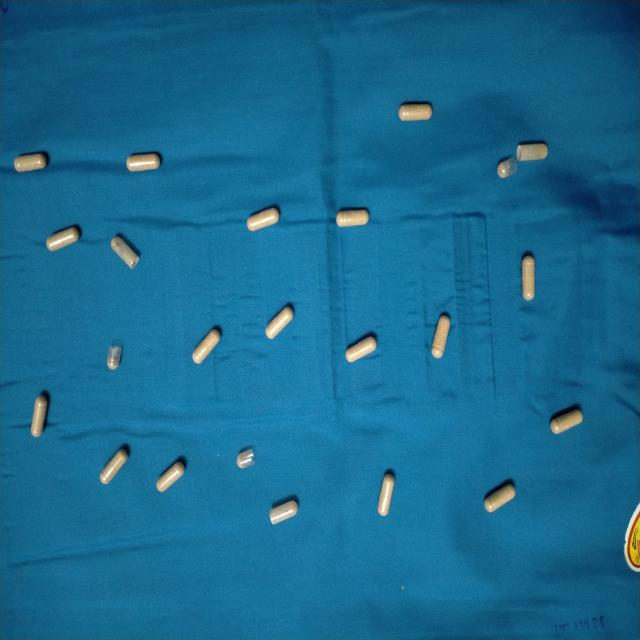
#> input picture original (1).jpg, 640 x 640 px, given in place of video, which was not available
$ python live1_2.py
#> lines starting #> are read from the running program, lines starting #| are printed output that depends on the picture; after the words box and inside, x2 and y2 are one past the last pixel; in counts of white or black regions, pixels touching at a corner belong together; pictures that were not available may be replaced by others from this repository, and a replacement may not be noted
#> further down, frame is the input picture: shape (640, 640, 3); mean B, G, R 142.3, 104.7, 24.1
import cv2
import numpy as np

def count_pills_edge(frame):
    # แปลงเป็น Grayscale
    gray = cv2.cvtColor(frame, cv2.COLOR_BGR2GRAY)
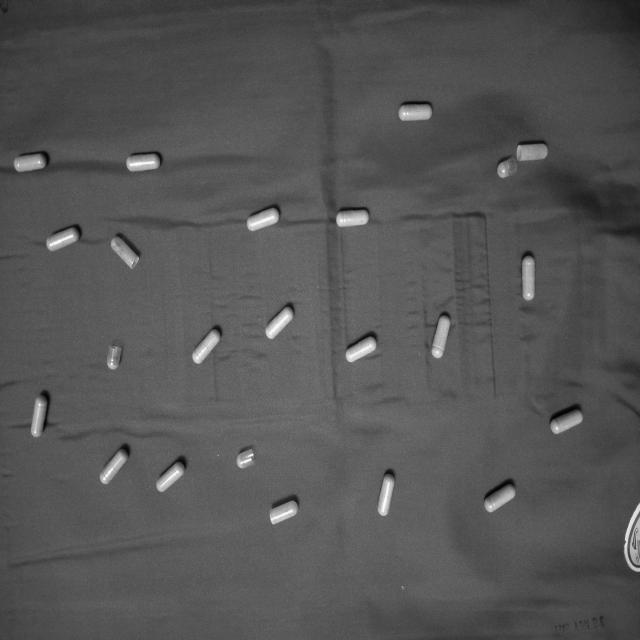
#> gray: shape (640, 640); min 1, max 254, mean 84.9

    # เพิ่มความคมชัดด้วย CLAHE
    clahe = cv2.createCLAHE(clipLimit=2.0, tileGridSize=(8, 8))
    gray = clahe.apply(gray)
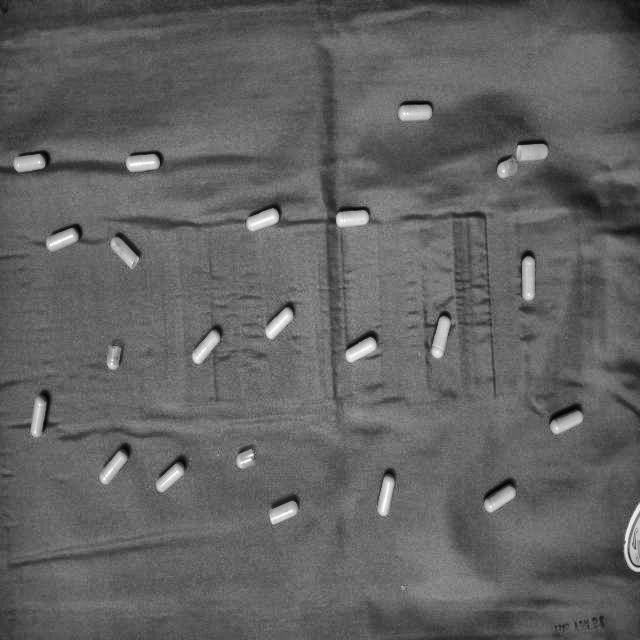
#> gray: shape (640, 640); min 2, max 254, mean 98.3

    # Threshold แบบ Binary
    _, thresh = cv2.threshold(gray, 100, 255, cv2.THRESH_BINARY_INV)
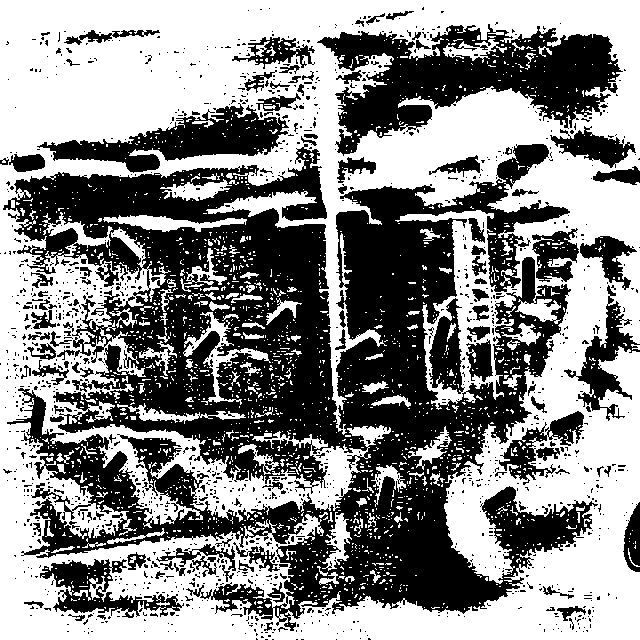
#> thresh: shape (640, 640); 54% white; 1332 black regions (1205 under 20 px), largest, box (x1, y1, x2, y2) and area: (3, 144, 598, 631) 130980, (317, 24, 623, 156) 18589, (37, 103, 289, 173) 6825

    # Morphological Closing
    kernel = cv2.getStructuringElement(cv2.MORPH_ELLIPSE, (7, 7))
    closing = cv2.morphologyEx(thresh, cv2.MORPH_CLOSE, kernel, iterations=2)
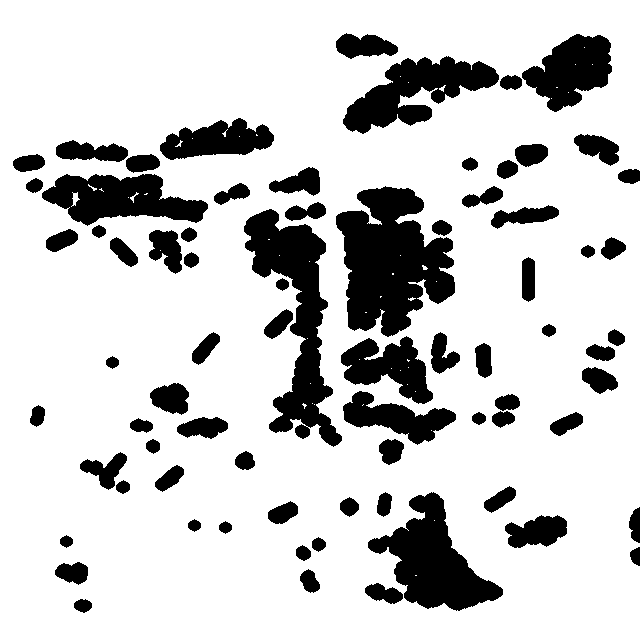
#> closing: shape (640, 640); 80.7% white; 75 black regions, largest, box (x1, y1, x2, y2) and area: (336, 186, 455, 337) 11494, (244, 209, 342, 447) 8959, (368, 492, 503, 611) 7212

    # ใช้ Canny Edge Detection
    edges = cv2.Canny(closing, 50, 150)
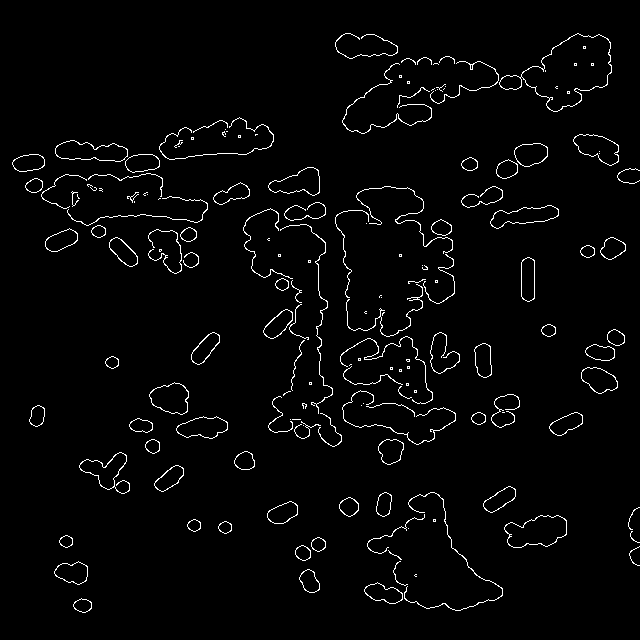
#> edges: shape (640, 640); 2.5% white in thin lines or dots, all inside (x1, y1, x2, y2) = (12, 33, 640, 613)

    # ใช้ภาพต้นฉบับเป็น result โดยไม่มีการวาดกรอบ
    result = frame.copy()

    # คืนค่า result และ edges
    return result, edges

# เปิดการเชื่อมต่อวิดีโอ
cap = cv2.VideoCapture("http://192.168.0.101:8080/video")

if not cap.isOpened():
    print("Error: Unable to access the video stream.")
    exit()

while True:
    # อ่านภาพจากกล้อง
    ret, frame = cap.read()
    if not ret:
        print("Error: Unable to read frame from the video stream.")
        break

    # ตรวจจับและแสดงผล
    processed_frame, edges = count_pills_edge(frame)

    # แสดงภาพ
    cv2.imshow("pill on mobile", processed_frame)
    cv2.imshow("Edges", edges)

    # กด 'q' เพื่อออกจากโปรแกรม
    if cv2.waitKey(1) == ord("q"):
#> (key q is pressed here)
        break

# ปิดการเชื่อมต่อและหน้าต่างทั้งหมด
cap.release()
cv2.destroyAllWindows()
